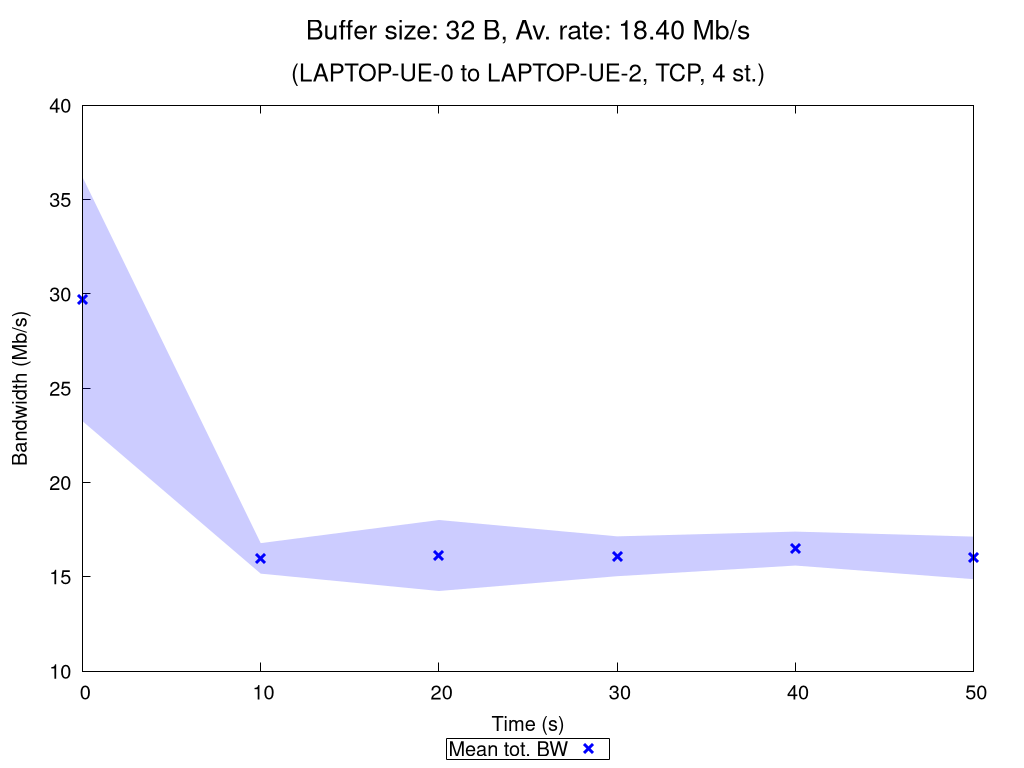

This figure's gnuplot source:
set terminal pngcairo nocrop enhanced size 1024,768 font "Verdana,15"
set output "TCP_4_st_2020_10_18_08-18-25_one2two_00032B.png"

set title "{/=20 Buffer size: 32 B, Av. rate: 18.40 Mb/s}\n\n{/=18 (LAPTOP-UE-0 to LAPTOP-UE-2, TCP, 4 st.)}"

set xlabel "Time (s)"
set ylabel "Bandwidth (Mb/s)"
set ytics nomirror
set key bmargin center horizontal box samplen 1 width -1
set bmargin 4.6
set rmargin 4.5

rf = 1000000.0  # rate factor
set style fill transparent solid 0.2 noborder
set autoscale xfix
plot "TCP_4_st_2020_10_18_08-18-25_one2two_00032B_iperf_processed.dat" using 1:($2/rf-$3/rf):($2/rf+$3/rf) with filledcurves lc rgb "blue" notitle, \
     "" using 1:($2/rf) with points pt 2 ps 1.5 lw 3 lc rgb "blue" title "Mean tot. BW", \
